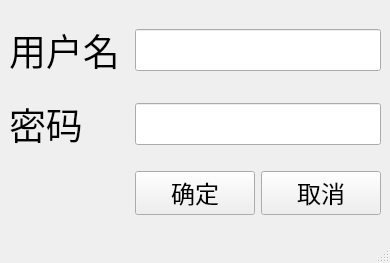
<?xml version="1.0" encoding="UTF-8"?>
<ui version="4.0">
 <class>LogIn</class>
 <widget class="QMainWindow" name="LogIn">
  <property name="geometry">
   <rect>
    <x>0</x>
    <y>0</y>
    <width>390</width>
    <height>263</height>
   </rect>
  </property>
  <property name="windowTitle">
   <string>登录界面</string>
  </property>
  <widget class="QWidget" name="centralwidget">
   <layout class="QGridLayout" name="gridLayout">
    <item row="0" column="0">
     <widget class="QLabel" name="label">
      <property name="font">
       <font>
        <family>Academy Engraved LET</family>
        <pointsize>28</pointsize>
       </font>
      </property>
      <property name="text">
       <string>用户名</string>
      </property>
     </widget>
    </item>
    <item row="0" column="1" colspan="2">
     <widget class="QLineEdit" name="lineUser">
      <property name="font">
       <font>
        <family>Academy Engraved LET</family>
        <pointsize>18</pointsize>
       </font>
      </property>
     </widget>
    </item>
    <item row="1" column="0">
     <widget class="QLabel" name="label_2">
      <property name="font">
       <font>
        <family>Academy Engraved LET</family>
        <pointsize>28</pointsize>
       </font>
      </property>
      <property name="text">
       <string>密码</string>
      </property>
     </widget>
    </item>
    <item row="1" column="1" colspan="2">
     <widget class="QLineEdit" name="linePassword">
      <property name="font">
       <font>
        <family>Academy Engraved LET</family>
        <pointsize>18</pointsize>
       </font>
      </property>
      <property name="echoMode">
       <enum>QLineEdit::Password</enum>
      </property>
     </widget>
    </item>
    <item row="2" column="2">
     <widget class="QPushButton" name="noButton">
      <property name="font">
       <font>
        <family>Academy Engraved LET</family>
        <pointsize>18</pointsize>
       </font>
      </property>
      <property name="text">
       <string>取消</string>
      </property>
      <property name="shortcut">
       <string>Esc</string>
      </property>
     </widget>
    </item>
    <item row="2" column="1">
     <widget class="QPushButton" name="yesButton">
      <property name="font">
       <font>
        <family>Academy Engraved LET</family>
        <pointsize>18</pointsize>
       </font>
      </property>
      <property name="text">
       <string>确定</string>
      </property>
      <property name="shortcut">
       <string>Return, Enter</string>
      </property>
     </widget>
    </item>
   </layout>
  </widget>
  <widget class="QMenuBar" name="menubar">
   <property name="geometry">
    <rect>
     <x>0</x>
     <y>0</y>
     <width>390</width>
     <height>25</height>
    </rect>
   </property>
  </widget>
  <widget class="QStatusBar" name="statusbar"/>
 </widget>
 <resources/>
 <connections/>
</ui>
